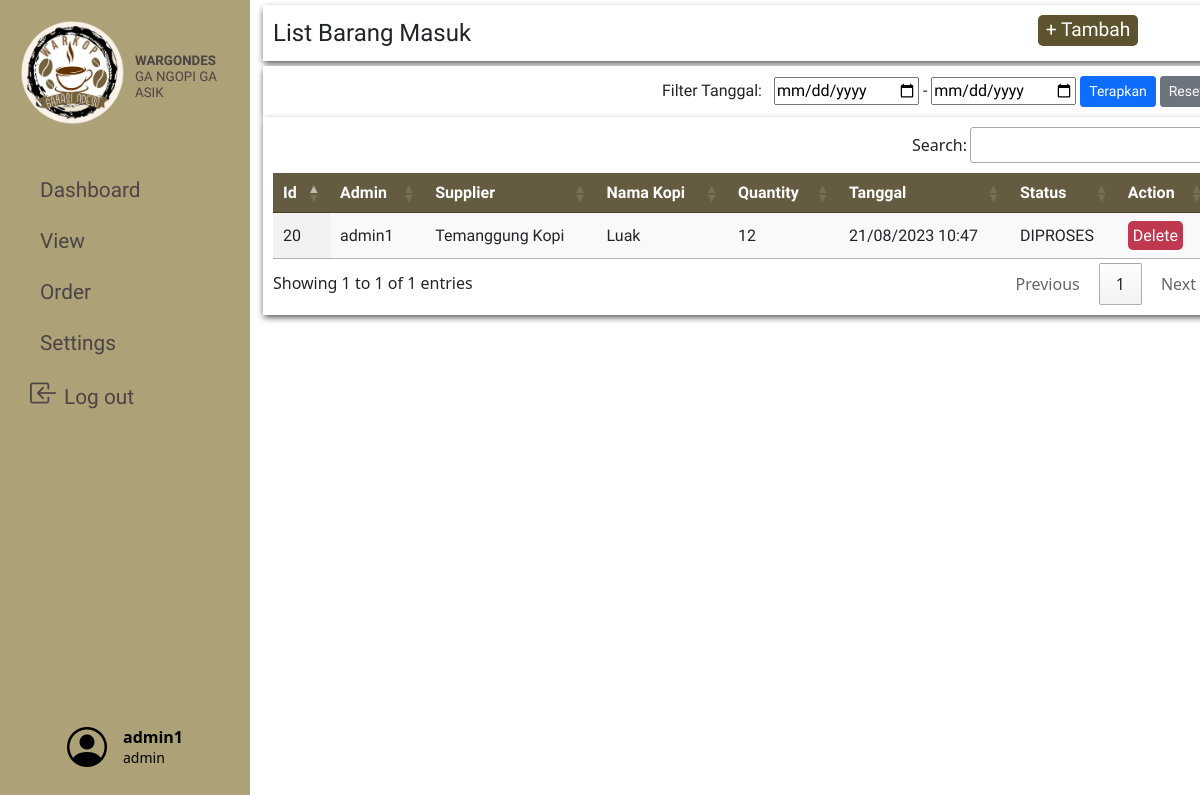
The page /php/orderPurchasePage.php (signed in) on the database its author committed.
### tables this page shows
CREATE TABLE `barangmasuk` (
  `id_barangmasuk` int(11) NOT NULL,
  `UserID` int(10) DEFAULT NULL,
  `id_kopi` int(11) NOT NULL,
  `id_supplier` int(11) DEFAULT NULL,
  `tanggal_barangmasuk` datetime NOT NULL DEFAULT current_timestamp(),
  `qty` int(11) NOT NULL,
  `status` enum('DIPROSES','DISETUJUI','DITOLAK','') NOT NULL DEFAULT 'DIPROSES'
);

CREATE TABLE `users` (
  `UserID` int(10) NOT NULL,
  `UserName` varchar(50) NOT NULL,
  `UserPassword` varchar(50) NOT NULL,
  `role` enum('admin','pemilik','','') NOT NULL DEFAULT 'admin'
);

CREATE TABLE `supplier` (
  `id_supplier` int(11) NOT NULL,
  `nama_supplier` varchar(25) NOT NULL,
  `alamat_supplier` varchar(25) NOT NULL,
  `no_hp` int(12) NOT NULL
);

CREATE TABLE `kopi` (
  `id_kopi` int(11) NOT NULL,
  `id_kategori` int(11) DEFAULT NULL,
  `namakopi` varchar(25) NOT NULL,
  `deskripsi` varchar(25) NOT NULL,
  `stok` int(11) NOT NULL,
  `harga` bigint(100) NOT NULL
);

### php/orderPurchasePage.php (shortened to what this page needs)
<html>
	<head>
	</head>
	<?php
		include('../include/header.php');
		include('../include/navbar.php');
		include('../database/db.php');
	?>
<body style="background:url('https://img.freepik.com/free-photo/right-corner-coffee-beans-with-copy-space_23-2148255026.jpg?w=826&t=st=1690722306~exp=1690722906~hmac=857df898b9099e272b7c4738dd9a2e88d4b1ef4aa3c55a6ebd3c8b798e20c916');background-repeat:no-repeat;
background-position: center center;background-size: cover;">
	<div class="label clientOrder">
		List Barang Masuk
		<button id="myBtn" style="width:100px;">+ Tambah</button>
	</div>
	<form class="label" style="margin-bottom:-5px;font-size: 16px;text-align:right;">
		Filter Tanggal:
		<input type="date" name="min" style="margin-left: 8px;" /> -
		<input type="date" name="max" />
		<button class="btn btn-primary btn-sm">Terapkan</button>
		<a href="/inventory/php/orderPurchasePage.php" class="btn btn-secondary btn-sm">Reset</a>
	</form>
		<table id="purchaseOrder_list" class="display">
			<thead>
				<tr>
					<th>Id</th>
					<th>Admin</th>
					<th>Supplier</th>
					<th>Nama Kopi</th>
					<th>Quantity</th>
					<th>Tanggal</th>
					<th>Status</th>
					<th>Action</th>
				</tr>
			</thead>
			<tbody>
				<?php
					$sql = "";
					if(isset($_GET['min']) && isset($_GET['max'])) {
						$sql .= "SELECT * FROM barangmasuk JOIN users ON barangmasuk.UserID=users.UserID JOIN kopi ON barangmasuk.id_kopi=kopi.id_kopi JOIN supplier ON barangmasuk.id_supplier=supplier.id_supplier WHERE tanggal_barangmasuk BETWEEN '" . $_GET['min'] . "' AND '" . $_GET['max'] ."'";
					} else {
						$sql .= "SELECT * FROM barangmasuk JOIN users ON barangmasuk.UserID=users.UserID JOIN kopi ON barangmasuk.id_kopi=kopi.id_kopi JOIN supplier ON barangmasuk.id_supplier=supplier.id_supplier";
					}
					$result = $conn->query($sql);
				?>
					<?php if ($result->num_rows > 0): ?>
						<?php while($row = $result->fetch_assoc()):
   $data[] = $row; ?>
							<tr>
								<td><?php echo $row["id_barangmasuk"]; ?></td>
								<td><?php echo $row["UserName"]; ?></td>
								<td><?php echo $row["nama_supplier"]; ?></td>
								<td><?php echo $row["namakopi"]; ?></td>
								<td><?php echo $row["qty"]; ?></td>
								<td>
									<?php
										$dt = new DateTime($row["tanggal_barangmasuk"], new DateTimeZone('Asia/Jakarta'));
										echo $dt->format('d/m/Y H:i');
									?>
								</td>
								<td><?php echo $row["status"]; ?></td>
								<td>
									<?php if ($row["status"] != 'DISETUJUI') {?>
                                    <a onclick="return alert('Barang masuk berhasil dihapus');" href="../actions/barangmasuk_delete.php?id_barangmasuk=<?php echo $row["id_barangmasuk"]; ?>">
										<button class="action delete" href="">Delete</button>
									</a>
                                    <?php } ?>
								</td>
							</tr>
						<?php endwhile; ?>
					<?php endif; ?>
			</tbody>
		</table>
</body>
</html>

### css/table.css (style rules this page uses)
table { background:white; border-color:black; font-family: 'Arya', sans-serif; }
thead { background:#645b40; color:white; }
.delete { background-color:#C03750; color:white; }
.action { border:none; border-radius: 5px; padding:5px; }

### css/ViewOrder.css (style rules this page uses)
body { background-color: #ededed; }
.label { width:80%; margin-top:5px; margin-left: 263px; float:left; background-color: white; font-size: 1.5em; padding:10px; font-family: 'Arya', sans-serif; box-shadow: 0px 3px 7px -1px rgba(0,0,0,0.75); -webkit-box-shadow: 0px 3px 7px -1px rgba(0,0,0,0.75); -moz-box-shadow: 0px 3px 7px -1px rgba(0,0,0,0.75); }

### css/modal.css (style rules this page uses)
#mybtn { float: right; margin-right: 75px; border: none; background-color: #5e532f; border-radius:5px; width: 5%; color: white; font-size: 1.2rem; }

### css/navbar.css (style rules this page uses)
a, a:hover, a:focus { color: inherit; text-decoration: none; transition: all 0.3s; }

### rows shown on the page
barangmasuk: id_barangmasuk "20", UserID.UserName "admin1", id_supplier.nama_supplier "Temanggung Kopi", id_kopi.namakopi "Luak", qty "12", tanggal_barangmasuk "21/08/2023 10:47", status "DIPROSES"

### other values the page prints
$_SESSION["user"] "admin1"
$_SESSION["role"] "admin"
